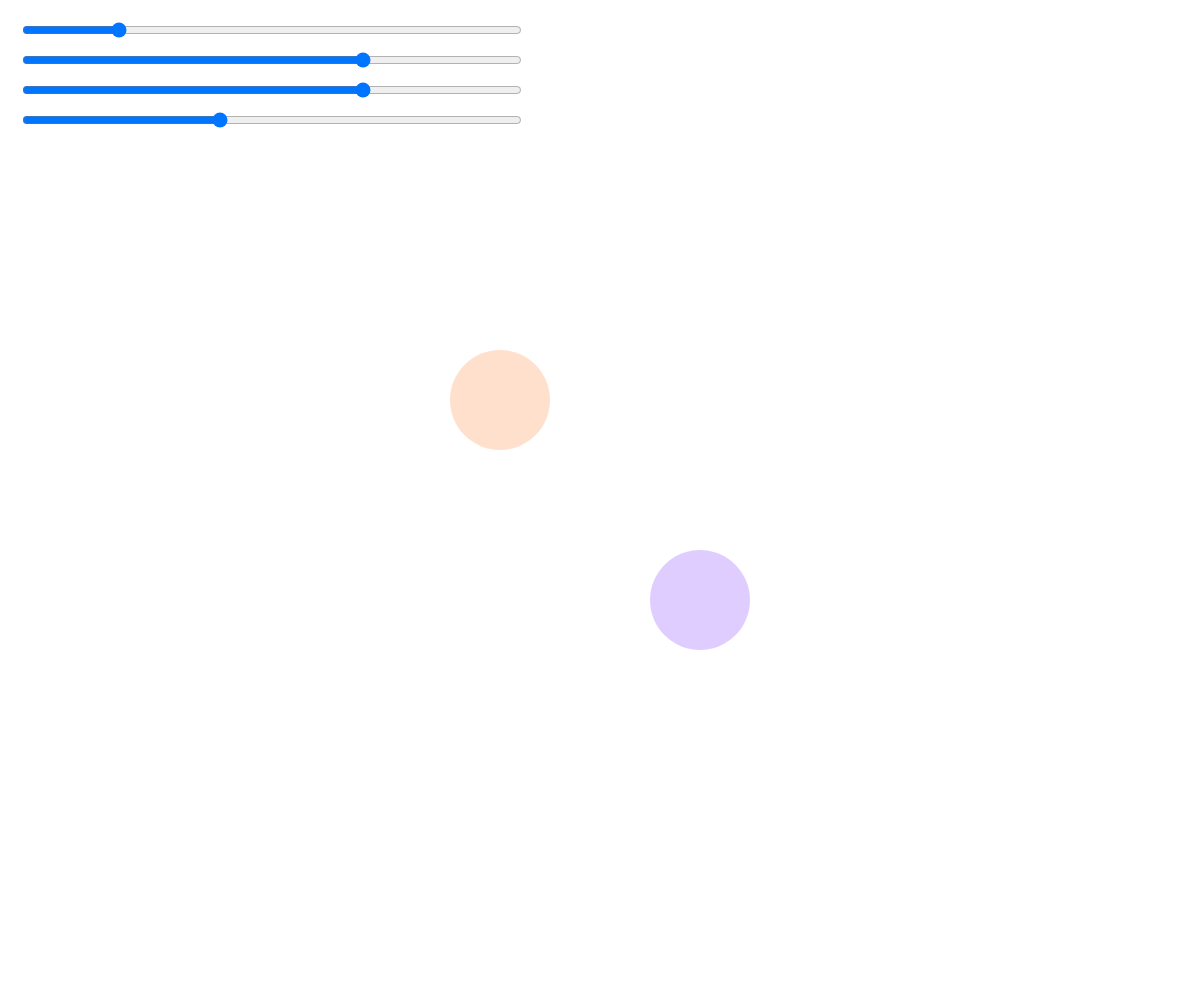
Frame 1 (no input)
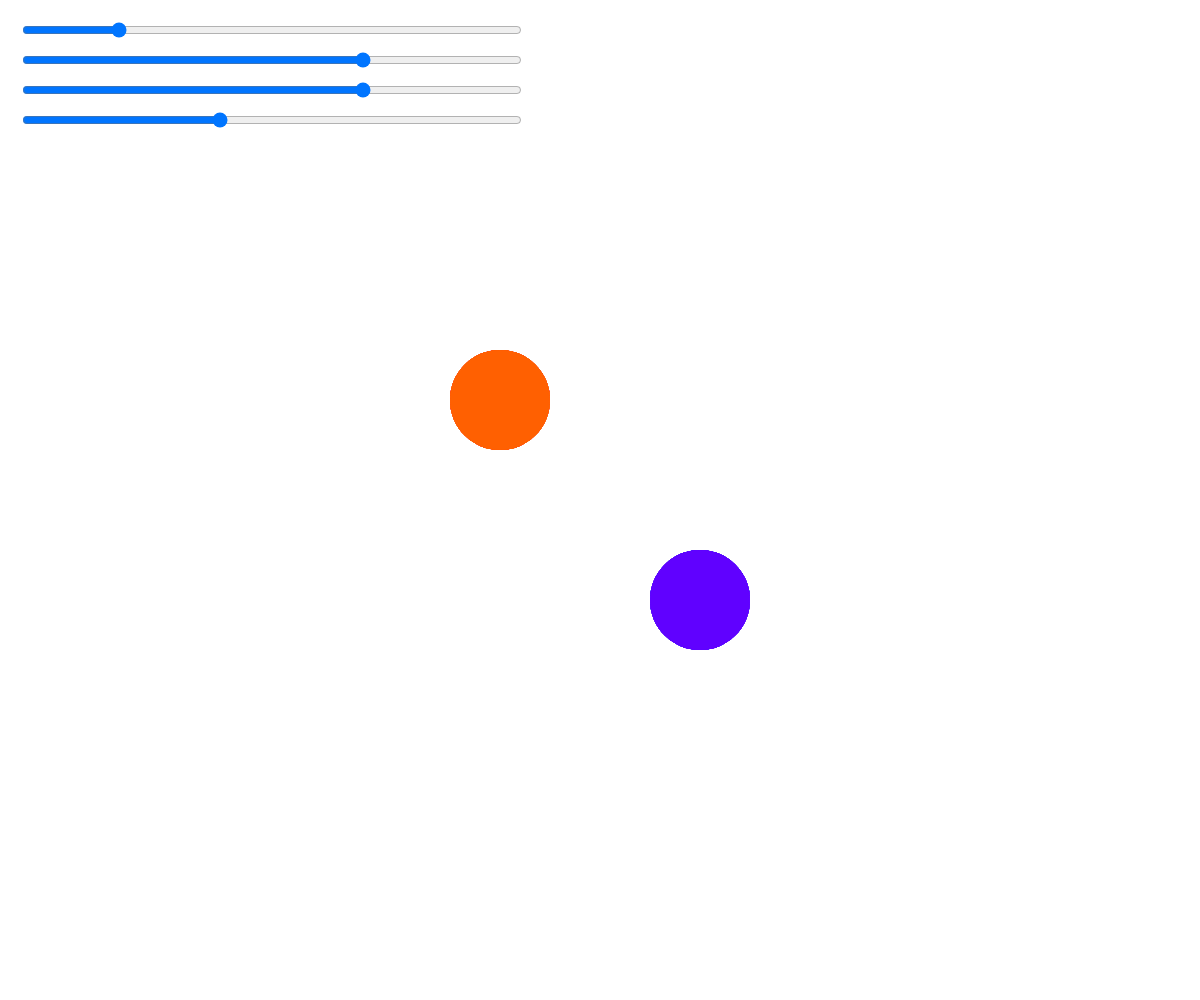
Frame 60 (no input)
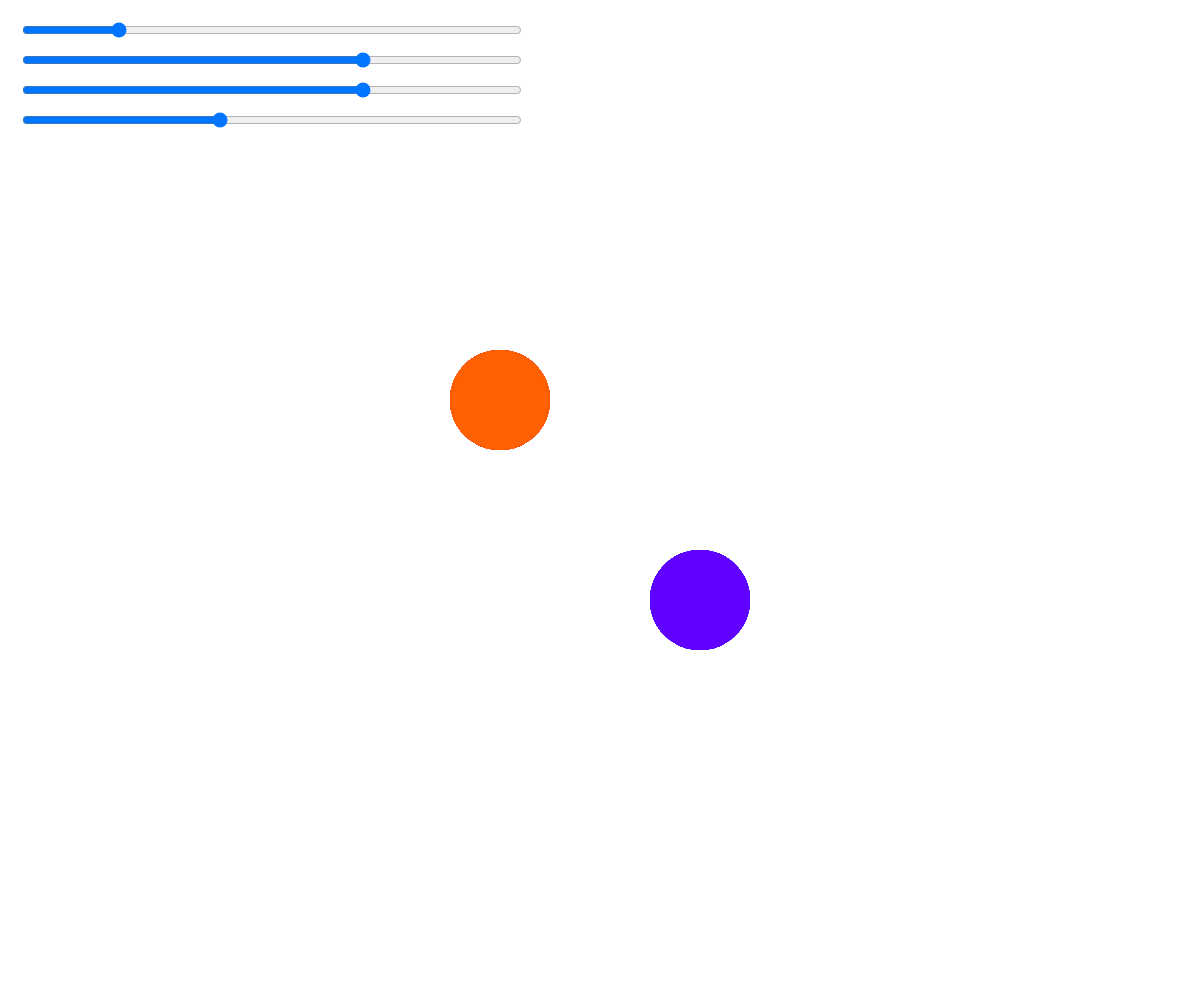
Frame 120 (the mouse pressed at the canvas centre since frame 60)

The p5.js sketch that drew these frames (run headless with seeded random() and noise() and a simulated clock; from frame 60 on, the mouse is pressed at the canvas centre):

// p5.js sketch
// ── sketch.js
// create the Slider Parameters I want to control
let SizeSlider;
let DistanceSlider;
let DistanceSlider2
let HueSlider;

// here I set up the scene
function setup() {
  createCanvas(windowWidth, windowHeight);
  noStroke();
  ellipseMode(CENTER);

  // this the slider to control the circle size
  SizeSlider = createSlider(10, 500, 100); // (min, max, defaultvalue, step)
  SizeSlider.position(20, 20); // (x, y)
  SizeSlider.style('width', '500px'); // (property, value (of said property))

  // this is the slider to control the distance apart, horizontally
  DistanceSlider = createSlider(-windowHeight, windowWidth / 2, 100);
  DistanceSlider.position(20, 50);
  DistanceSlider.style('width','500px');

  // this is the slider to control the distance apart, vertically
  DistanceSlider2 = createSlider(-windowHeight, windowWidth / 2, 100);
  DistanceSlider2.position(20, 80);
  DistanceSlider2.style('width','500px');

  // this is the slider to control hue blending
  HueSlider = createSlider(0, 255, 100);
  HueSlider.position(20, 110);
  HueSlider.style('width', '500px');
}

function draw() {
  background(255,0);

  // here we create values and which slider controls what
  let size = SizeSlider.value();
  let distance = DistanceSlider.value();
  let distance2 = DistanceSlider2.value();
  let hue = HueSlider.value();

  // here we create positions and where they be at
  let centerX = windowWidth / 2;
  let centerY = windowHeight / 2;

  // here is the transparent fill for the hue and position for left circle
  fill(255, hue, 0, 50); // red, green, blue, alpha(opacity?)/ the "hue" is mapped with the hueslider, so "blue"
  circle(centerX - distance, centerY-distance2, size);

  // here is the transparent fill for the hue and position for right circle
  fill(hue, 0, 255, 50); // hue, saturation, brightness, alpha
  circle(centerX + distance, centerY+distance2, size);
}

function windowResized() {
  resizeCanvas(windowWidth, windowHeight);
}
